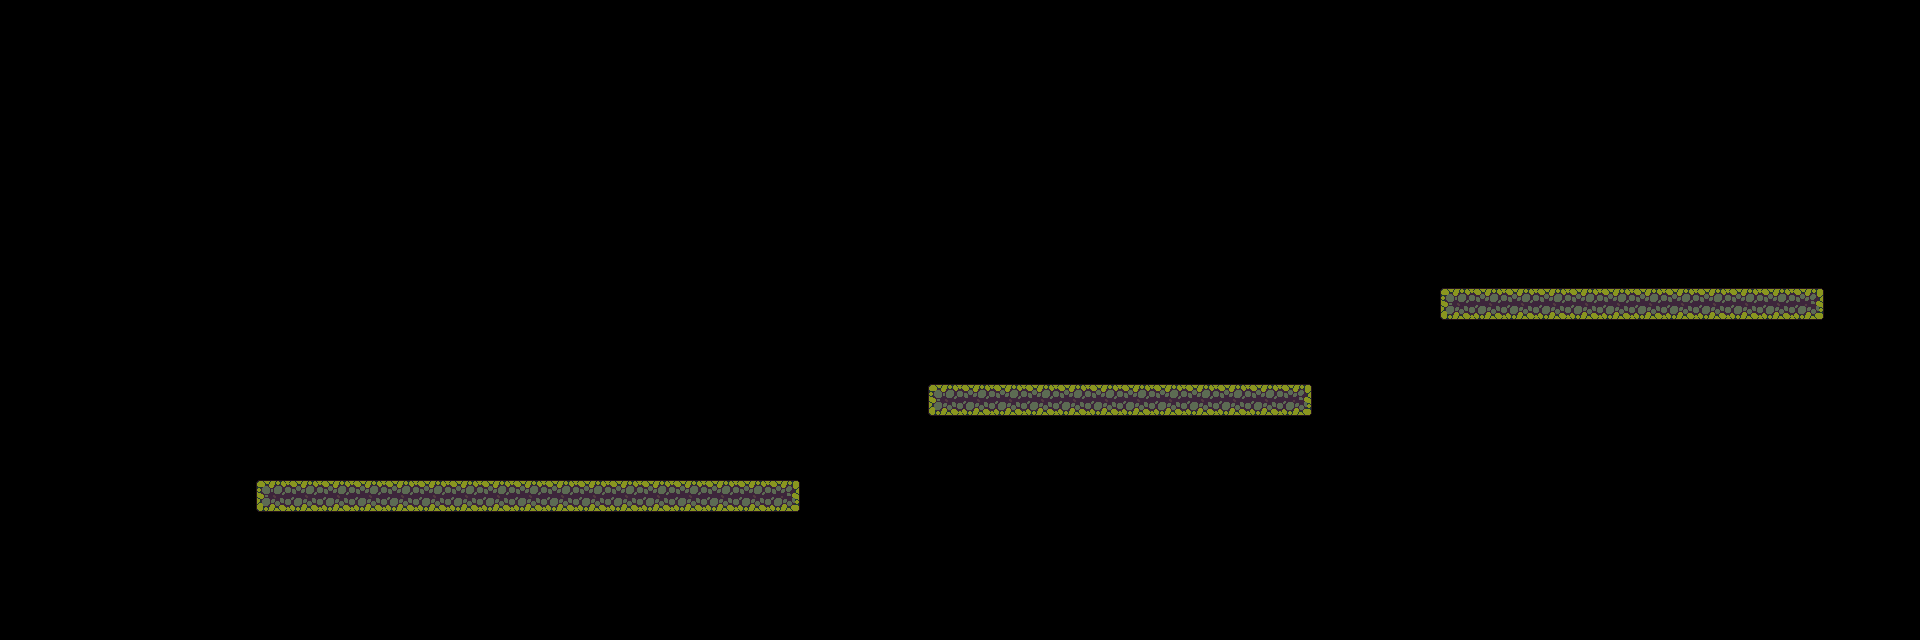

The image is a tile-based game level rendered from a .tmx file. Its description and complete source (layers, tilesets, objects, tile grids) follow:
An orthogonal 60x20 tile map with 32x32 px tiles, 1 tile layer (图块层 1).

<map version="1.10" tiledversion="1.11.2" orientation="orthogonal" renderorder="right-down" width="60" height="20" tilewidth="32" tileheight="32" infinite="0" nextlayerid="2" nextobjectid="1">
 <tileset firstgid="1" name="Tileset" tilewidth="32" tileheight="32" tilecount="60" columns="10">
  <image source="Tileset.png" width="320" height="192" />
 </tileset>
 <layer id="1" name="图块层 1" width="60" height="20">
  <data encoding="csv">
0,0,0,0,0,0,0,0,0,0,0,0,0,0,0,0,0,0,0,0,0,0,0,0,0,0,0,0,0,0,0,0,0,0,0,0,0,0,0,0,0,0,0,0,0,0,0,0,0,0,0,0,0,0,0,0,0,0,0,0,
0,0,0,0,0,0,0,0,0,0,0,0,0,0,0,0,0,0,0,0,0,0,0,0,0,0,0,0,0,0,0,0,0,0,0,0,0,0,0,0,0,0,0,0,0,0,0,0,0,0,0,0,0,0,0,0,0,0,0,0,
0,0,0,0,0,0,0,0,0,0,0,0,0,0,0,0,0,0,0,0,0,0,0,0,0,0,0,0,0,0,0,0,0,0,0,0,0,0,0,0,0,0,0,0,0,0,0,0,0,0,0,0,0,0,0,0,0,0,0,0,
0,0,0,0,0,0,0,0,0,0,0,0,0,0,0,0,0,0,0,0,0,0,0,0,0,0,0,0,0,0,0,0,0,0,0,0,0,0,0,0,0,0,0,0,0,0,0,0,0,0,0,0,0,0,0,0,0,0,0,0,
0,0,0,0,0,0,0,0,0,0,0,0,0,0,0,0,0,0,0,0,0,0,0,0,0,0,0,0,0,0,0,0,0,0,0,0,0,0,0,0,0,0,0,0,0,0,0,0,0,0,0,0,0,0,0,0,0,0,0,0,
0,0,0,0,0,0,0,0,0,0,0,0,0,0,0,0,0,0,0,0,0,0,0,0,0,0,0,0,0,0,0,0,0,0,0,0,0,0,0,0,0,0,0,0,0,0,0,0,0,0,0,0,0,0,0,0,0,0,0,0,
0,0,0,0,0,0,0,0,0,0,0,0,0,0,0,0,0,0,0,0,0,0,0,0,0,0,0,0,0,0,0,0,0,0,0,0,0,0,0,0,0,0,0,0,0,0,0,0,0,0,0,0,0,0,0,0,0,0,0,0,
0,0,0,0,0,0,0,0,0,0,0,0,0,0,0,0,0,0,0,0,0,0,0,0,0,0,0,0,0,0,0,0,0,0,0,0,0,0,0,0,0,0,0,0,0,0,0,0,0,0,0,0,0,0,0,0,0,0,0,0,
0,0,0,0,0,0,0,0,0,0,0,0,0,0,0,0,0,0,0,0,0,0,0,0,0,0,0,0,0,0,0,0,0,0,0,0,0,0,0,0,0,0,0,0,0,0,0,0,0,0,0,0,0,0,0,0,0,0,0,0,
0,0,0,0,0,0,0,0,0,0,0,0,0,0,0,0,0,0,0,0,0,0,0,0,0,0,0,0,0,0,0,0,0,0,0,0,0,0,0,0,0,0,0,0,0,32,33,33,33,33,33,33,33,33,33,33,34,0,0,0,
0,0,0,0,0,0,0,0,0,0,0,0,0,0,0,0,0,0,0,0,0,0,0,0,0,0,0,0,0,0,0,0,0,0,0,0,0,0,0,0,0,0,0,0,0,0,0,0,0,0,0,0,0,0,0,0,0,0,0,0,
0,0,0,0,0,0,0,0,0,0,0,0,0,0,0,0,0,0,0,0,0,0,0,0,0,0,0,0,0,0,0,0,0,0,0,0,0,0,0,0,0,0,0,0,0,0,0,0,0,0,0,0,0,0,0,0,0,0,0,0,
0,0,0,0,0,0,0,0,0,0,0,0,0,0,0,0,0,0,0,0,0,0,0,0,0,0,0,0,0,32,33,33,33,33,33,33,33,33,33,33,34,0,0,0,0,0,0,0,0,0,0,0,0,0,0,0,0,0,0,0,
0,0,0,0,0,0,0,0,0,0,0,0,0,0,0,0,0,0,0,0,0,0,0,0,0,0,0,0,0,0,0,0,0,0,0,0,0,0,0,0,0,0,0,0,0,0,0,0,0,0,0,0,0,0,0,0,0,0,0,0,
0,0,0,0,0,0,0,0,0,0,0,0,0,0,0,0,0,0,0,0,0,0,0,0,0,0,0,0,0,0,0,0,0,0,0,0,0,0,0,0,0,0,0,0,0,0,0,0,0,0,0,0,0,0,0,0,0,0,0,0,
0,0,0,0,0,0,0,0,32,33,33,33,33,33,33,33,33,33,33,33,33,33,33,33,34,0,0,0,0,0,0,0,0,0,0,0,0,0,0,0,0,0,0,0,0,0,0,0,0,0,0,0,0,0,0,0,0,0,0,0,
0,0,0,0,0,0,0,0,0,0,0,0,0,0,0,0,0,0,0,0,0,0,0,0,0,0,0,0,0,0,0,0,0,0,0,0,0,0,0,0,0,0,0,0,0,0,0,0,0,0,0,0,0,0,0,0,0,0,0,0,
0,0,0,0,0,0,0,0,0,0,0,0,0,0,0,0,0,0,0,0,0,0,0,0,0,0,0,0,0,0,0,0,0,0,0,0,0,0,0,0,0,0,0,0,0,0,0,0,0,0,0,0,0,0,0,0,0,0,0,0,
0,0,0,0,0,0,0,0,0,0,0,0,0,0,0,0,0,0,0,0,0,0,0,0,0,0,0,0,0,0,0,0,0,0,0,0,0,0,0,0,0,0,0,0,0,0,0,0,0,0,0,0,0,0,0,0,0,0,0,0,
0,0,0,0,0,0,0,0,0,0,0,0,0,0,0,0,0,0,0,0,0,0,0,0,0,0,0,0,0,0,0,0,0,0,0,0,0,0,0,0,0,0,0,0,0,0,0,0,0,0,0,0,0,0,0,0,0,0,0,0
</data>
 </layer>
</map>
